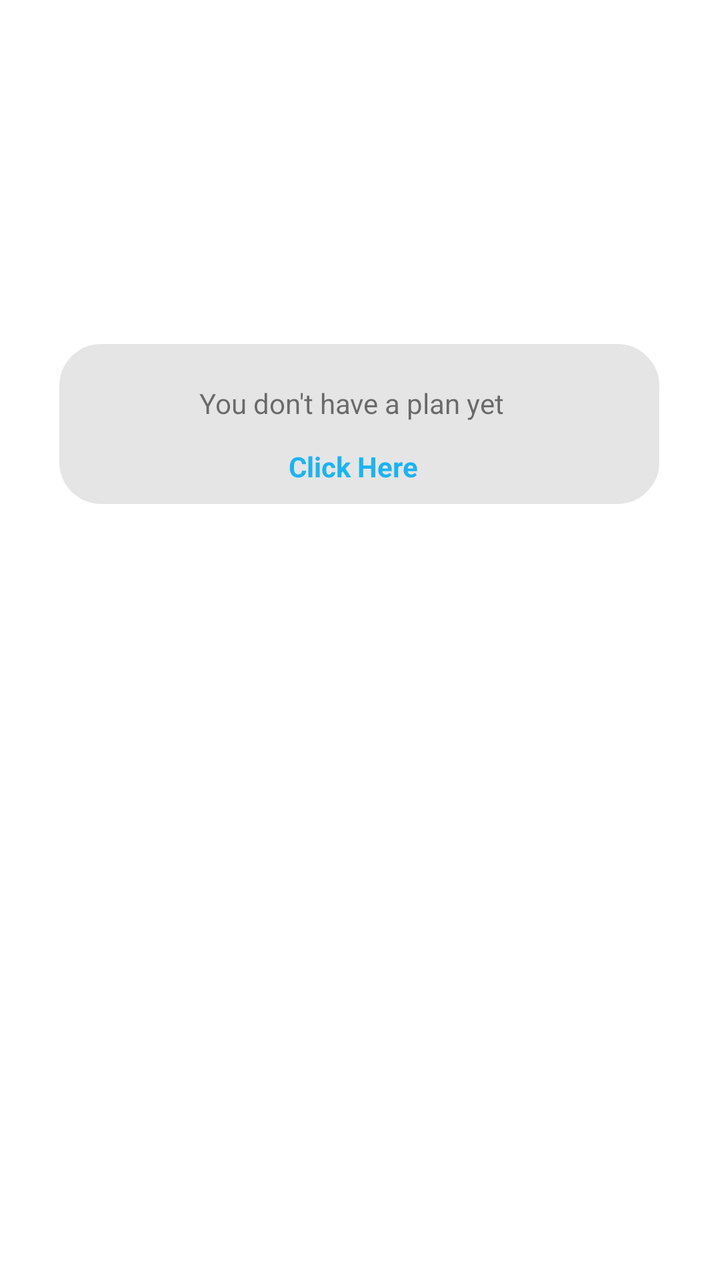
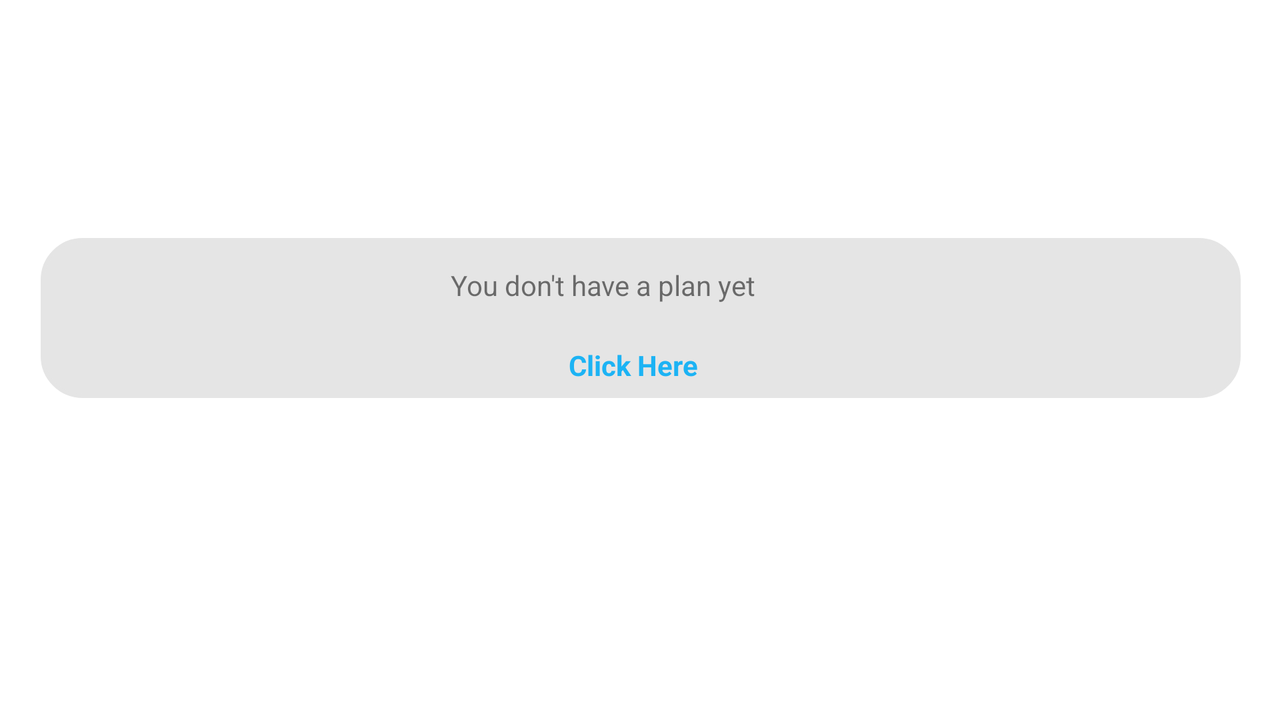

Two renders of one Android screen. The first uses the default layout on a phone; the second uses the alternative layout the repository ships for a different screen configuration, on a matching device. The two XML files are below.
<!-- AndroidManifest.xml: application theme Theme.GymClub -->
<!-- res/layout/create_plan_item.xml -->
<?xml version="1.0" encoding="utf-8"?>
<androidx.constraintlayout.widget.ConstraintLayout xmlns:android="http://schemas.android.com/apk/res/android"
    android:layout_width="match_parent"
    android:layout_height="match_parent"
    xmlns:app="http://schemas.android.com/apk/res-auto">


    <ImageView
        android:id="@+id/createplan"
        android:layout_width="300dp"
        android:layout_height="80dp"
        android:background="@drawable/ic_button"
        app:layout_constraintBottom_toBottomOf="parent"
        app:layout_constraintEnd_toEndOf="parent"
        app:layout_constraintHorizontal_bias="0.495"
        app:layout_constraintStart_toStartOf="parent"
        app:layout_constraintTop_toTopOf="parent"
        app:layout_constraintVertical_bias="0.307" />


        <TextView
            android:id="@+id/createPlanAlert"
            android:layout_width="160dp"
            android:layout_height="20dp"
            android:text="You don't have a plan yet"
            app:layout_constraintBottom_toBottomOf="@+id/createplan"
            app:layout_constraintEnd_toEndOf="@+id/createplan"
            app:layout_constraintStart_toStartOf="@+id/createplan"
            app:layout_constraintTop_toTopOf="@+id/createplan"
            app:layout_constraintVertical_bias="0.333" />

        <TextView
            android:id="@+id/createPlanLink"
            android:layout_width="70dp"
            android:layout_height="20dp"
            android:text="@string/click_here"
            android:textColor="#1CB3F4"
            android:textStyle="bold"
            app:layout_constraintBottom_toBottomOf="@+id/createplan"
            app:layout_constraintEnd_toEndOf="@+id/createPlanAlert"
            app:layout_constraintHorizontal_bias="0.498"
            app:layout_constraintStart_toStartOf="@+id/createPlanAlert"
            app:layout_constraintTop_toBottomOf="@+id/createPlanAlert"
            app:layout_constraintVertical_bias="0.59" />


</androidx.constraintlayout.widget.ConstraintLayout>
<!-- resources referenced by this layout -->
<resources>
  <!-- drawable ic_button (drawable) -->
  <?xml version="1.0" encoding="utf-8"?>
  <shape xmlns:android="http://schemas.android.com/apk/res/android"
      android:shape="rectangle">
  
      <stroke
          android:width="2dp"
          android:color="#E5E5E5">
      </stroke>
  
      <solid android:color="#E5E5E5" />
  
      <corners
          android:topLeftRadius="20dp"
          android:topRightRadius="20dp"
          android:bottomLeftRadius="20dp"
          android:bottomRightRadius="20dp"
          />
  </shape>
  <string name="click_here">Click Here</string>
  <style name="Theme.GymClub" parent="Theme.MaterialComponents.DayNight.DarkActionBar">
          
          <item name="colorPrimary">@color/colorPrimary</item>
          <item name="colorPrimaryVariant">@color/colorPrimaryVariant</item>
          <item name="colorOnPrimary">@color/white</item>
  
          
          <item name="colorSecondary">@color/teal_200</item>
          <item name="colorSecondaryVariant">@color/teal_700</item>
          <item name="colorOnSecondary">@color/black</item>
          
          <item name="android:statusBarColor">?attr/colorPrimaryVariant</item>
          
          <item name="actionBarTheme">@style/Theme.GymClub.ActionBar</item>
      </style>
  <color name="colorPrimary">#1CB3F4</color>
  <color name="colorPrimaryVariant">#09719E</color>
  <color name="white">#FFFFFFFF</color>
  <color name="teal_200">#FF03DAC5</color>
  <color name="teal_700">#FF018786</color>
  <color name="black">#FF000000</color>
  <style name="Theme.GymClub.ActionBar">
          <item name="colorPrimary">@color/white</item>
      </style>
</resources>
<!-- res/layout-land/create_plan_item.xml (the author's variant of the layout above) -->
<!-- drawn on the phone turned sideways -->
<?xml version="1.0" encoding="utf-8"?>
<androidx.constraintlayout.widget.ConstraintLayout xmlns:android="http://schemas.android.com/apk/res/android"
    android:layout_width="match_parent"
    android:layout_height="match_parent"
    xmlns:app="http://schemas.android.com/apk/res-auto">


    <ImageView
        android:id="@+id/createplanland"
        android:layout_width="600dp"
        android:layout_height="80dp"
        android:layout_marginHorizontal="30dp"
        android:background="@drawable/ic_button"
        app:layout_constraintBottom_toBottomOf="parent"
        app:layout_constraintEnd_toEndOf="parent"
        app:layout_constraintHorizontal_bias="0.496"
        app:layout_constraintStart_toStartOf="parent"
        app:layout_constraintTop_toTopOf="parent"
        app:layout_constraintVertical_bias="0.425" />

    <TextView
        android:id="@+id/createPlanAlert"
        android:layout_width="190dp"
        android:layout_height="20dp"
        android:layout_marginHorizontal="30dp"
        android:text="You don't have a plan yet"
        app:layout_constraintBottom_toBottomOf="@+id/createplanland"
        app:layout_constraintEnd_toEndOf="@+id/createplanland"
        app:layout_constraintStart_toStartOf="@+id/createplanland"
        app:layout_constraintTop_toTopOf="@+id/createplanland"
        app:layout_constraintVertical_bias="0.233" />

    <TextView
        android:id="@+id/createPlanLink"
        android:layout_width="70dp"
        android:layout_height="20dp"
        android:text="@string/click_here"
        android:textColor="#1CB3F4"
        android:textStyle="bold"
        app:layout_constraintBottom_toBottomOf="@+id/createplanland"
        app:layout_constraintEnd_toEndOf="@+id/createplanland"
        app:layout_constraintHorizontal_bias="0.498"
        app:layout_constraintStart_toStartOf="@+id/createplanland"
        app:layout_constraintTop_toTopOf="@+id/createplanland"
        app:layout_constraintVertical_bias="0.9" />


</androidx.constraintlayout.widget.ConstraintLayout>
